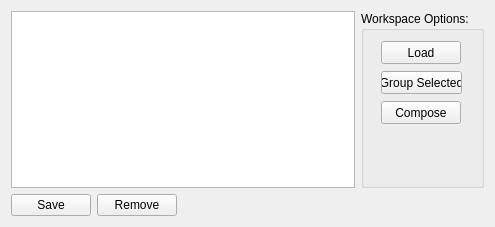
<?xml version="1.0" encoding="UTF-8"?>
<ui version="4.0">
 <class>Form</class>
 <widget class="QWidget" name="Form">
  <property name="geometry">
   <rect>
    <x>0</x>
    <y>0</y>
    <width>495</width>
    <height>227</height>
   </rect>
  </property>
  <property name="windowTitle">
   <string>Form</string>
  </property>
  <layout class="QGridLayout" name="gridLayout">
   <item row="1" column="0">
    <widget class="QPushButton" name="btnWorkspaceSave">
     <property name="text">
      <string>Save</string>
     </property>
    </widget>
   </item>
   <item row="1" column="1">
    <widget class="QPushButton" name="btnWorkspaceRemove">
     <property name="text">
      <string>Remove</string>
     </property>
    </widget>
   </item>
   <item row="1" column="2">
    <spacer name="horizontalSpacer">
     <property name="orientation">
      <enum>Qt::Horizontal</enum>
     </property>
     <property name="sizeHint" stdset="0">
      <size>
       <width>186</width>
       <height>20</height>
      </size>
     </property>
    </spacer>
   </item>
   <item row="0" column="3">
    <widget class="QGroupBox" name="groupBox_6">
     <property name="sizePolicy">
      <sizepolicy hsizetype="Preferred" vsizetype="Preferred">
       <horstretch>0</horstretch>
       <verstretch>0</verstretch>
      </sizepolicy>
     </property>
     <property name="minimumSize">
      <size>
       <width>120</width>
       <height>0</height>
      </size>
     </property>
     <property name="title">
      <string>Workspace Options:</string>
     </property>
     <widget class="QPushButton" name="btnLoad">
      <property name="geometry">
       <rect>
        <x>20</x>
        <y>30</y>
        <width>80</width>
        <height>23</height>
       </rect>
      </property>
      <property name="text">
       <string>Load</string>
      </property>
     </widget>
     <widget class="QPushButton" name="btnWorkspaceGroup">
      <property name="geometry">
       <rect>
        <x>20</x>
        <y>60</y>
        <width>81</width>
        <height>23</height>
       </rect>
      </property>
      <property name="text">
       <string>Group Selected</string>
      </property>
     </widget>
     <widget class="QPushButton" name="btnWorkspaceCompose">
      <property name="geometry">
       <rect>
        <x>20</x>
        <y>90</y>
        <width>80</width>
        <height>23</height>
       </rect>
      </property>
      <property name="text">
       <string>Compose</string>
      </property>
     </widget>
    </widget>
   </item>
   <item row="0" column="0" colspan="3">
    <widget class="QListWidget" name="lstWorkspaces"/>
   </item>
  </layout>
 </widget>
 <resources/>
 <connections/>
</ui>
